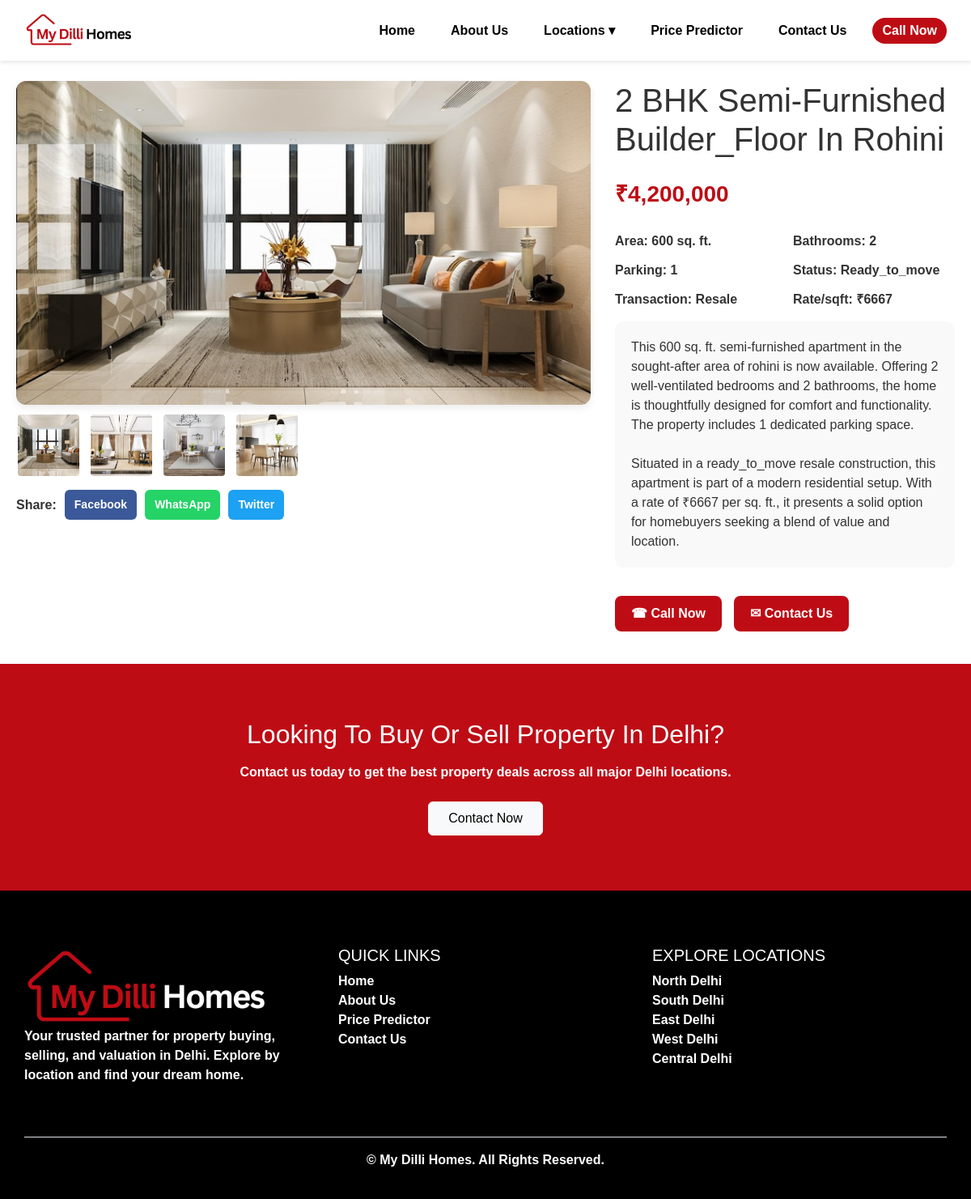
Page /property/2-bhk-semi-furnished-builder-floor-in-rohini on the committed database.
### tables this page shows
CREATE TABLE properties (
        id INTEGER PRIMARY KEY AUTOINCREMENT,
        area INTEGER,
        area_name TEXT,
        bhk INTEGER,
        bathroom INTEGER,
        furnishing TEXT,
        parking INTEGER,
        status TEXT,
        "transaction" TEXT,
        type TEXT,
        per_sqft INTEGER,
        price INTEGER,
        image_filenames TEXT
    );

### app.py (the view)
@app.route('/property/<slug>')
def property_details(slug):
    try:
        parts = slug.split('-in-')
        pre_in = parts[0].replace('-', ' ')  # e.g. "2 bhk semi furnished builder floor"
        area_name = parts[1].replace('-', ' ')  # e.g. "punjabi bagh"
    except (IndexError, AttributeError):
        abort(404)
    conn = get_db_connection()
    properties = conn.execute("SELECT * FROM properties WHERE lower(area_name) = ?", (area_name.lower(),)).fetchall()
    conn.close()
    matched_property = None
    for prop in properties:
        expected_type = prop['type'].replace('_', ' ')
        generated_slug = f"{prop['bhk']}-bhk-{prop['furnishing'].lower()}-{expected_type.lower().replace(' ', '-')}-in-{prop['area_name'].lower().replace(' ', '-')}"
        if generated_slug == slug:
            matched_property = dict(prop)
            break
    if not matched_property:
        abort(404)
    image_list = matched_property['image_filenames'].split(',') if matched_property['image_filenames'] else []
    return render_template('property_details.html', property=matched_property, image_list=image_list)

### app.py (called while the page is built)
def get_db_connection():
    conn = sqlite3.connect('property.db')
    conn.row_factory = sqlite3.Row
    return conn

### templates/property_details.html (shortened to what this page needs)
<!DOCTYPE html>
<html lang="en">
<head>
  <link rel="stylesheet" href="{{ url_for('static', filename='css/style.css') }}">
</head>
<body>
  {% include 'header.html' %}
<div class="property-detail-wrapper">
  <div class="image-gallery">
    {% set image_list = property['image_filenames'].split(',') %}
    <img id="main-display-image" src="{{ url_for('static', filename='images/' + image_list[0].strip()) }}" class="main-image" alt="Main Property Image">
    <div class="thumbnail-row">
      {% for img in image_list %}
      <img src="{{ url_for('static', filename='images/' + img.strip()) }}" class="thumbnail">
      {% endfor %}
    </div>
    <div class="social-share">
      <span>Share:</span>
      <a class="facebook" href="https://www.facebook.com/sharer/sharer.php?u={{ request.url }}" target="_blank">Facebook</a>
      <a class="whatsapp" href="https://wa.me/?text={{ request.url }}" target="_blank">WhatsApp</a>
      <a class="twitter" href="https://twitter.com/intent/tweet?url={{ request.url }}" target="_blank">Twitter</a>
    </div>
  </div>
  <div class="property-info">
    <h1>{{ property['bhk'] }} BHK {{ property['furnishing'] }} {{ property['type'] }} in {{ property['area_name'] }}</h1>
    <div class="price-tag">₹{{ "{:,}".format(property['price']) }}</div>
    <div class="info-grid">
      <div><strong>Area:</strong> {{ property['area'] }} sq. ft.</div>
      <div><strong>Bathrooms:</strong> {{ property['bathroom'] }}</div>
      <div><strong>Parking:</strong> {{ property['parking'] }}</div>
      <div><strong>Status:</strong> {{ property['status'] }}</div>
      <div><strong>Transaction:</strong> {{ property['transaction'] }}</div>
      <div><strong>Rate/sqft:</strong> ₹{{ property['per_sqft'] }}</div>
    </div>
    <div class="property-description">
      This {{ property['area'] }} sq. ft. {{ property['furnishing'] | lower }} apartment in the sought-after area of {{ property['area_name'] }} is now available. Offering {{ property['bhk'] }} well-ventilated bedrooms and {{ property['bathroom'] }} bathrooms, the home is thoughtfully designed for comfort and functionality. The property includes {{ property['parking'] }} dedicated parking space{{ "s" if property['parking']|int > 1 else "" }}.<br><br>
      Situated in a {{ property['status'] | lower }} {{ property['transaction'] | lower }} construction, this apartment is part of a modern residential setup. With a rate of ₹{{ property['per_sqft'] }} per sq. ft., it presents a solid option for homebuyers seeking a blend of value and location.
    </div>
    <div class="property-buttons">
      <a href="tel:+911234567890" class="btn-call">☎ Call Now</a>
      <a href="/contact" class="btn-contact">✉ Contact Us</a>
    </div>
  </div>
</div>
{% include 'footer.html' %}
</body>
</html>

### static/css/style.css (style rules this page uses)
* { margin: 0; padding: 0; box-sizing: border-box; }
body { font-family: 'Poppins', sans-serif; font-weight: 600; font-size: 16px; background: #fff; color: #333; }
h1, h2, h3, h4, h5, h6 { text-transform: capitalize; }

### templates/property_details.html (style rules this page uses)
.property-detail-wrapper { max-width: 1200px; margin: 100px auto 40px; padding: 0 20px; display: flex; flex-wrap: wrap; gap: 30px; }
.image-gallery { flex: 1 1 60%; }
.main-image { width: 100%; height: 400px; object-fit: cover; border-radius: 12px; box-shadow: 0 4px 10px rgba(0,0,0,0.08); margin-bottom: 10px; }
.thumbnail-row { display: flex; flex-wrap: wrap; gap: 10px; }
.thumbnail-row img { width: 80px; height: 80px; object-fit: cover; border-radius: 6px; cursor: pointer; border: 2px solid transparent; transition: border 0.3s ease; }
.property-info { flex: 1 1 35%; display: flex; flex-direction: column; gap: 15px; }
.price-tag { font-size: 28px; color: #BE0C15; font-weight: bold; margin-bottom: 10px; }
.info-grid { display: grid; grid-template-columns: 1fr 1fr; gap: 12px 20px; }
.property-description { background: #f9f9f9; padding: 20px; border-radius: 10px; font-weight: 500; }
.property-buttons { display: flex; gap: 15px; margin-top: 20px; flex-wrap: wrap; }
.btn-call, .btn-contact { background: #BE0C15; color: #fff; padding: 10px 20px; border-radius: 8px; text-decoration: none; font-weight: bold; transition: background 0.3s ease; }
.social-share { margin-top: 15px; display: flex; gap: 10px; align-items: center; }
.social-share a { text-decoration: none; color: #fff; background: #333; padding: 8px 12px; border-radius: 6px; font-size: 14px; }
.social-share a.facebook { background: #3b5998; }
.social-share a.whatsapp { background: #25D366; }
.social-share a.twitter { background: #1DA1F2; }

### rows in the picture
properties: bhk "2", furnishing "Semi-Furnished", type "Builder_Floor", area_name "Rohini", price "4,200,000", area "600", bathroom "2", parking "1", status "Ready_to_move", transaction "Resale", per_sqft "6667", furnishing "semi-furnished", area_name "rohini", status "ready_to_move", transaction "resale"
